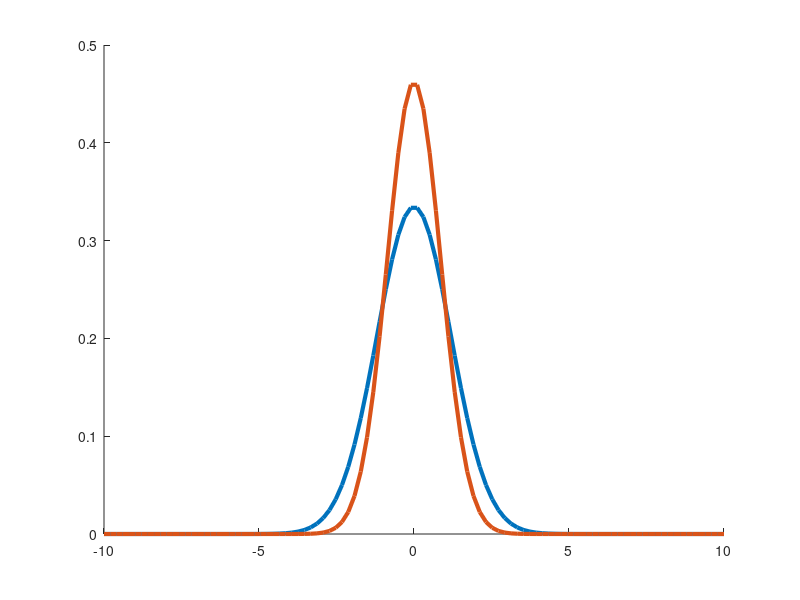
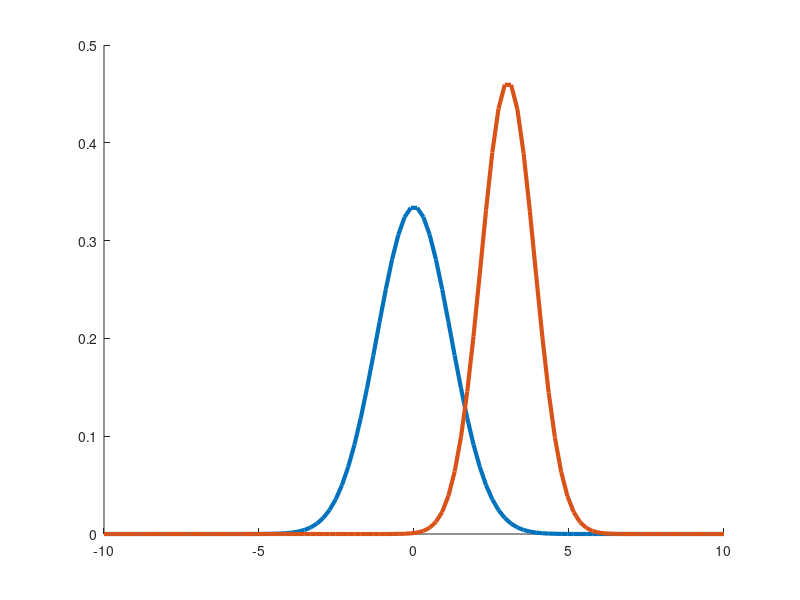
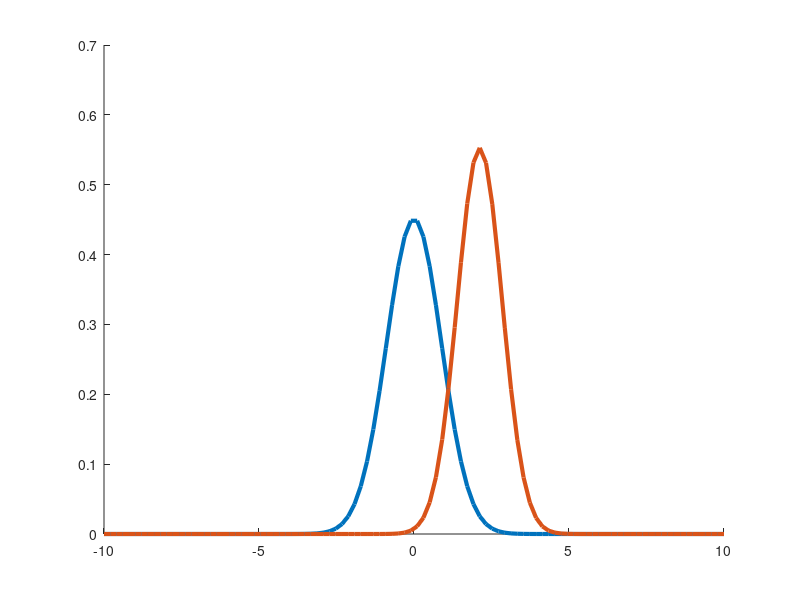
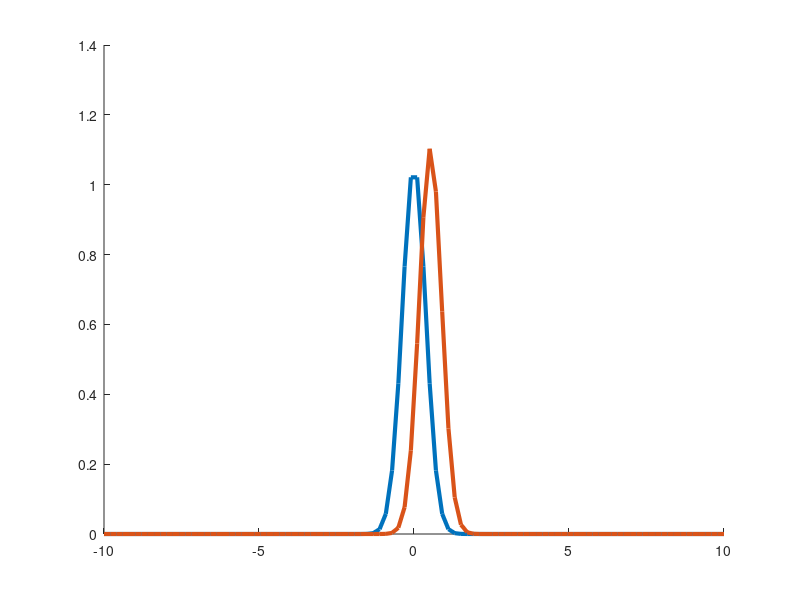

Source code (MATLAB) for these figures, in order:
clc;
clear;
close all;

H = [3.1803;3.0208;6.3968;5.0169;4.0323;6.2086;5.3474;3.5154;7.0094;5.4343;7.2184;6.7070;3.9738;3.0621;4.8906;4.5041;3.7346;5.7467;7.2327;4.1803;3.7299;4.6305;5.9945;3.7187;3.1980];
n = 25;
std = 1.25;
m0 = 0;
a = (std^2);

y=0;
x=linspace(-10,10,100);
%size(H)
% MLE of mean
for i=1:size(H,2)
  y=[y mean(H(1,1:i))];
end
% EROTIMA A:
figure(1);hold on;
for i = 1 : size(y,2)
    plot(x,normpdf(x, m0, sqrt(a*(10*a)/(a+i*10*a))),'linewidth',3);
end

% EROTIMA B:
figure(2);hold on;
for i=1:size(y,2)
  plot(x,normpdf(x, (i*(10*a)*y(1,i))/(a+i*10*a), sqrt(a*(10*a)/(a+i*10*a))),'linewidth',3);
end

figure(3);hold on;
for i=1:size(y,2)
  plot(x,normpdf(x, (i*a*y(1,i))/(a+i*a), sqrt(a*(a)/(a+i*a))),'linewidth',3);
end

figure(4);hold on;
for i=1:size(y,2)
  plot(x,normpdf(x, (i*(0.1*a)*y(1,i))/(a+i*0.1*a), sqrt(a*(0.1*a)/(a+i*0.1*a))),'linewidth',3);
end

figure(5);hold on;
for i=1:size(y,2)
  plot(x,normpdf(x, (i*(0.01*a)*y(1,i))/(a+i*0.01*a), sqrt(a*(0.01*a)/(a+i*0.01*a))),'linewidth',3);
end

